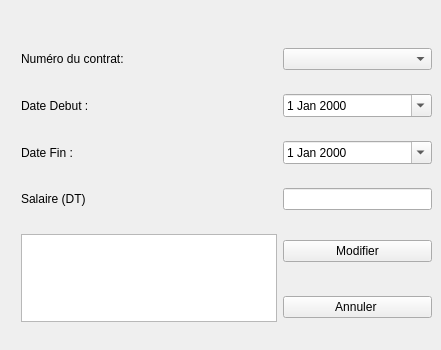
     <widget class="QWidget" name="tab_12">
      <attribute name="title">
       <string>Modifier</string>
      </attribute>
      <widget class="QWidget" name="layoutWidget">
       <property name="geometry">
        <rect>
         <x>21</x>
         <y>30</y>
         <width>411</width>
         <height>311</height>
        </rect>
       </property>
       <layout class="QGridLayout" name="gridLayout_4">
        <item row="0" column="0" colspan="3">
         <widget class="QLabel" name="label_17">
          <property name="text">
           <string>Numéro du contrat:</string>
          </property>
         </widget>
        </item>
        <item row="0" column="3">
         <widget class="QComboBox" name="numero_contrat_list"/>
        </item>
        <item row="1" column="3">
         <widget class="QDateEdit" name="dateEdit_3">
          <property name="calendarPopup">
           <bool>true</bool>
          </property>
         </widget>
        </item>
        <item row="2" column="0">
         <widget class="QLabel" name="date_fin_ch">
          <property name="text">
           <string>Date Fin : </string>
          </property>
         </widget>
        </item>
        <item row="2" column="1" colspan="2">
         <widget class="QLabel" name="date_fin_valeur">
          <property name="text">
           <string/>
          </property>
         </widget>
        </item>
        <item row="2" column="3">
         <widget class="QDateEdit" name="dateEdit_4">
          <property name="calendarPopup">
           <bool>true</bool>
          </property>
         </widget>
        </item>
        <item row="3" column="0">
         <widget class="QLabel" name="label_16">
          <property name="text">
           <string>Salaire (DT)</string>
          </property>
         </widget>
        </item>
        <item row="3" column="3">
         <widget class="QLineEdit" name="salaire_2">
          <property name="styleSheet">
           <string notr="true"/>
          </property>
          <property name="echoMode">
           <enum>QLineEdit::Normal</enum>
          </property>
         </widget>
        </item>
        <item row="4" column="0" rowspan="2" colspan="3">
         <widget class="QTextEdit" name="Resultat_4">
          <property name="readOnly">
           <bool>true</bool>
          </property>
         </widget>
        </item>
        <item row="4" column="3">
         <widget class="QPushButton" name="pushButton_9">
          <property name="styleSheet">
           <string notr="true"/>
          </property>
          <property name="text">
           <string>Modifier</string>
          </property>
         </widget>
        </item>
        <item row="5" column="3">
         <widget class="QPushButton" name="pushButton_8">
          <property name="text">
           <string>Annuler </string>
          </property>
         </widget>
        </item>
        <item row="1" column="0">
         <widget class="QLabel" name="date_debut_ch">
          <property name="text">
           <string>Date Debut : </string>
          </property>
         </widget>
        </item>
        <item row="1" column="1" colspan="2">
         <widget class="QLabel" name="date_debut_valeur">
          <property name="text">
           <string/>
          </property>
         </widget>
        </item>
       </layout>
      </widget>
     </widget>
